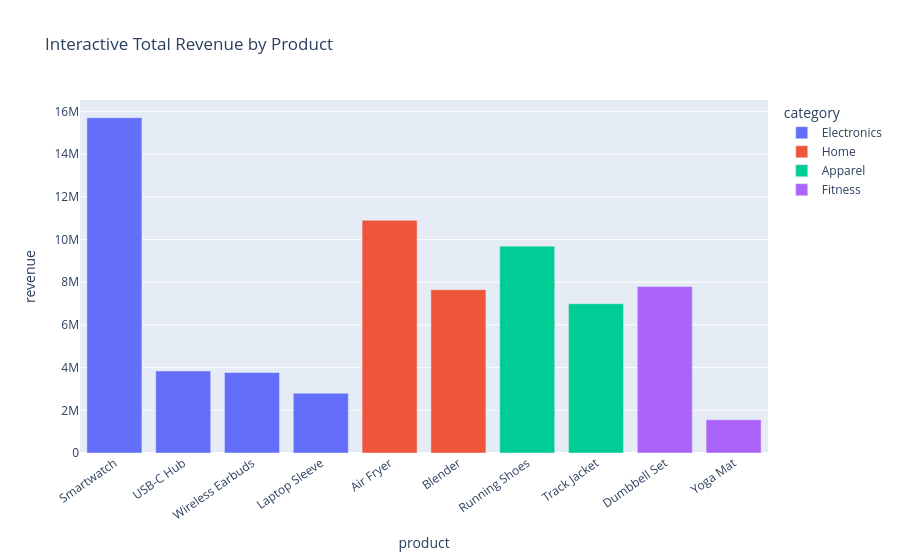

Write notebook code for a chart like this one.
### Code cell
fig = px.bar(
    revenue_by_product,
    x="product",
    y="revenue",
    color="category",
    hover_data=["category", "revenue"],
    title="Interactive Total Revenue by Product"
)
fig.update_layout(xaxis_tickangle=-35)
fig.show()

### Figure 1 — Plotly figure (JSON) as saved in the notebook; plotly's stock layout.template omitted (floating-point values rounded to 4 significant figures)
{"data": [{"customdata": [["Electronics"], ["Electronics"], ["Electronics"], ["Electronics"]], "hovertemplate": "category=%{customdata[0]}<br>product=%{x}<br>revenue=%{y}<extra></extra>", "legendgroup": "Electronics", "marker": {"color": "#636efa", "pattern": {"shape": ""}}, "name": "Electronics", "orientation": "v", "showlegend": true, "textposition": "auto", "type": "bar", "x": ["Smartwatch", "USB-C Hub", "Wireless Earbuds", "Laptop Sleeve"], "xaxis": "x", "y": [15710000.0, 3842000.0, 3770000.0, 2801000.0], "yaxis": "y"}, {"customdata": [["Home"], ["Home"]], "hovertemplate": "category=%{customdata[0]}<br>product=%{x}<br>revenue=%{y}<extra></extra>", "legendgroup": "Home", "marker": {"color": "#EF553B", "pattern": {"shape": ""}}, "name": "Home", "orientation": "v", "showlegend": true, "textposition": "auto", "type": "bar", "x": ["Air Fryer", "Blender"], "xaxis": "x", "y": [10900000.0, 7649000.0], "yaxis": "y"}, {"customdata": [["Apparel"], ["Apparel"]], "hovertemplate": "category=%{customdata[0]}<br>product=%{x}<br>revenue=%{y}<extra></extra>", "legendgroup": "Apparel", "marker": {"color": "#00cc96", "pattern": {"shape": ""}}, "name": "Apparel", "orientation": "v", "showlegend": true, "textposition": "auto", "type": "bar", "x": ["Running Shoes", "Track Jacket"], "xaxis": "x", "y": [9689000.0, 6993000.0], "yaxis": "y"}, {"customdata": [["Fitness"], ["Fitness"]], "hovertemplate": "category=%{customdata[0]}<br>product=%{x}<br>revenue=%{y}<extra></extra>", "legendgroup": "Fitness", "marker": {"color": "#ab63fa", "pattern": {"shape": ""}}, "name": "Fitness", "orientation": "v", "showlegend": true, "textposition": "auto", "type": "bar", "x": ["Dumbbell Set", "Yoga Mat"], "xaxis": "x", "y": [7797000.0, 1560000.0], "yaxis": "y"}], "layout": {"barmode": "relative", "legend": {"title": {"text": "category"}, "tracegroupgap": 0}, "title": {"text": "Interactive Total Revenue by Product"}, "xaxis": {"anchor": "y", "domain": [0.0, 1.0], "tickangle": -35, "title": {"text": "product"}}, "yaxis": {"anchor": "x", "domain": [0.0, 1.0], "title": {"text": "revenue"}}}}
